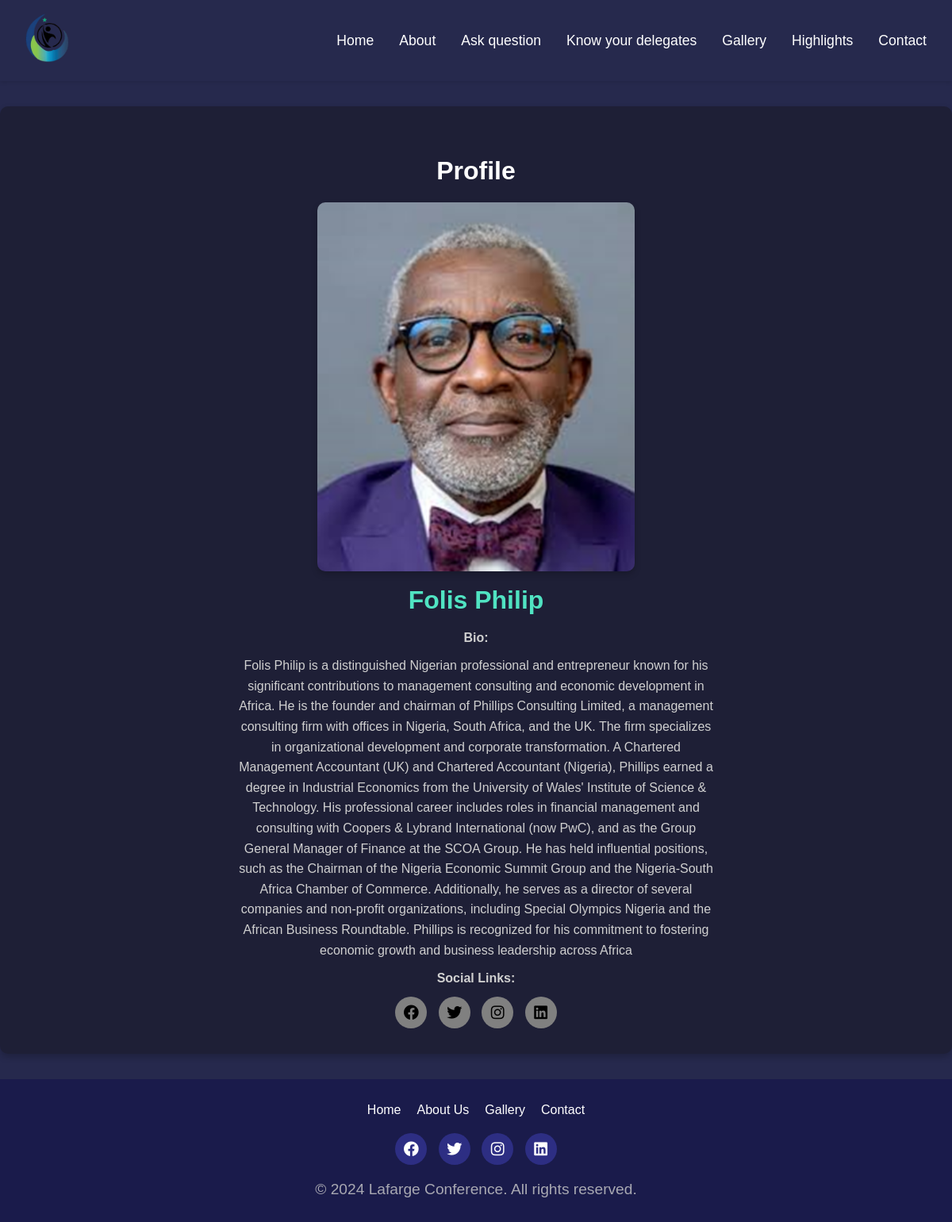
/speaker/2, run on an earlier commit of the app's database.
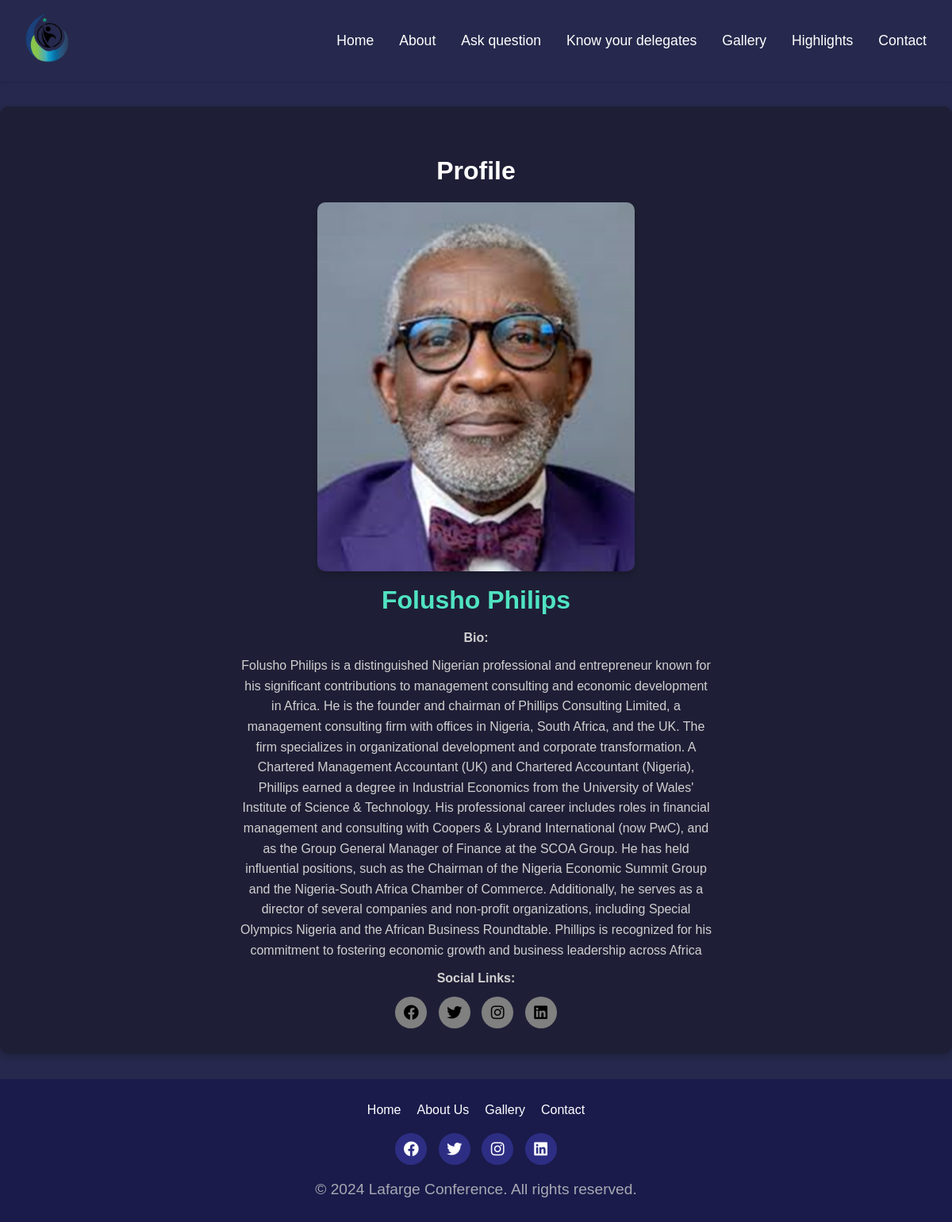
And on a later commit of the database.
### tables this page shows
CREATE TABLE speakers (
            id INTEGER PRIMARY KEY AUTOINCREMENT,
            name TEXT NOT NULL,
            position TEXT NOT NULL,
            bio TEXT NOT NULL,
            image_url TEXT NOT NULL,
            facebook_url TEXT,
            twitter_url TEXT,
            linkedin_url TEXT
        );

### app.py (the view)
@app.route("/speaker/<int:speaker_id>")
def speaker_page(speaker_id):
    speaker = get_speaker_by_id(speaker_id)
    if not speaker:
        return "Speaker not found", 404
    print(speaker)
    return render_template("speaker.html", speaker=speaker)

### app.py (called while the page is built)
def get_speaker_by_id(speaker_id):
    with sqlite3.connect(DATABASE_FILE) as conn:
        cursor = conn.cursor()
        cursor.execute("SELECT * FROM speakers WHERE id = ?", (speaker_id,))
        row = cursor.fetchone()
        if row:
            return {
                "id": row[0],
                "name": row[1],
                "position": row[2],
                "bio": row[3],
                "image_url": row[4],
                "facebook_url": row[5],
                "twitter_url": row[6],
                "linkedin_url": row[7],
            }
    return None

### templates/speaker.html (shortened to what this page needs)
{% extends 'base.html' %}
{% block content %}
<section class="speaker-details">
    <div class="container">
        <h2>Profile</h2>
        <div class="grid-layout">
            <div class="image-container">
                <img src="{{ speaker.image_url }}" alt="{{ speaker.name }}">
            </div>
             <br>
            <div class="details-container">
                <h1>{{ speaker.name }}</h1>
                <p><strong>Bio:</strong></p>
                <p>{{ speaker.bio }}</p>
                <p><strong>Social Links:</strong></p>
                <div class="social-icons">
                    <a href="{{ speaker.facebook_url }}" target="_blank" rel="noopener noreferrer" style="background-color: grey"><i class="fab fa-facebook" style="color: black;"></i></a>
                    <a href="{{ speaker.twitter_url }}" target="_blank" rel="noopener noreferrer"  style="background-color: grey"><i class="fab fa-twitter" style="color: black;"></i></a>
                    <a href="{{ speaker.instagram_url }}" target="_blank" rel="noopener noreferrer"  style="background-color: grey"><i class="fab fa-instagram" style="color: black;"></i></a>
                    <a href="{{ speaker.linkedin_url }}" target="_blank" rel="noopener noreferrer"  style="background-color: grey"><i class="fab fa-linkedin" style="color: black;"></i></a>
                </div>
            </div>
        </div>
    </div>
</section>
{% endblock %}

### templates/base.html (shortened to what this page needs)
<!DOCTYPE html>
<html lang="en">
<head>
    <link rel="stylesheet" href="/static/css/styles.css">
    <link rel="stylesheet" href="https://cdnjs.cloudflare.com/ajax/libs/font-awesome/5.15.4/css/all.min.css" />
</head>
<body>
    <nav class="navbar">
        <div class="container">
            <a href="/" class="logo" id="logo"><img src="/static/images/lafarge-conference-logo - Copy.png" alt=""></a>
            <ul class="nav-links">
                <li><a href="/">Home</a></li>
                <li><a href="/about">About</a></li>
                <li><a href="/ask">Ask question</a></li>
                <li><a href="#">Know your delegates</a></li>
                <li class="dropdown">
                    <a href="#">Gallery</a>
                </li>
                <li><a href="/event-highlights">Highlights</a></li>
                <li><a href="/contact">Contact</a></li>
            </ul>
        </div>
    </nav>
    <main>
        {% block content %}{% endblock %}
    </main>
    <footer class="footer">
        <div class="footer-container">
            <nav>
                <ul class="footer-links">
                    <li><a href="/">Home</a></li>
                    <li><a href="/about">About Us</a></li>
                    <li><a href="/gallery">Gallery</a></li>
                    <li><a href="/contact">Contact</a></li>
                </ul>
            </nav>
            <div class="social-icons">
                <a href="#"><i class="fab fa-facebook"></i></a>
                <a href="#"><i class="fab fa-twitter"></i></a>
                <a href="#"><i class="fab fa-instagram"></i></a>
                <a href="#"><i class="fab fa-linkedin"></i></a>
            </div>
            <div class="footer-credit">
                <p>&copy; 2024 Lafarge Conference. All rights reserved.</p>
            </div>
        </div>
    </footer>
</body>
</html>

### static/css/styles.css (style rules this page uses)
* { margin: 0; padding: 0; box-sizing: border-box; }
body, h2, h3, h4, div { margin: 0; padding: 0; box-sizing: border-box; font-family: "Josefin Sans", sans-serif; }
body { background: #26294d; color: #fff; }
h2, h3, h4 { line-height: 1.2; margin-bottom: 10px; }
body, .container, section { width: 100%; max-width: 100%; margin: 0 auto; }
#logo { width: 8%; }
.navbar { background-color: #26294d; color: #fff; padding: 1rem 2rem; position: relative; box-shadow: 0 2px 5px rgba(0, 0, 0, 0.1); z-index: 100; }
.navbar .container { display: flex; justify-content: space-between; align-items: center; }
.navbar .logo { font-size: 1.8rem; font-weight: bold; color: #22a04e; text-decoration: none; }
.container .logo { width: 15%; }
.navbar .nav-links { list-style: none; display: flex; gap: 2rem; }
.navbar .nav-links li { position: relative; }
.navbar .nav-links a { color: #fff; text-decoration: none; font-size: 1.1rem; transition: color 0.3s ease; }
section { padding: 50px 0; }
h2 { text-align: center; margin-bottom: 20px; color: white; }
.speaker-details { padding: 1rem; text-align: center; }
.speaker-details p { font-size: 0.9rem; color: #777; }
h2 { font-size: 2rem; margin-top: 1rem; }
p { font-size: 1.2rem; margin-bottom: 2rem; color: #777; }
.footer { background-color: #1a1b4b; color: #fff; padding: 20px 0; text-align: center; font-family: Arial, sans-serif; }
.footer-container { max-width: 1200px; margin: 0 auto; }
.footer-links { list-style: none; padding: 0; margin: 10px 0 20px; display: flex; justify-content: center; gap: 20px; }
.footer-links li a { color: #fff; text-decoration: none; font-size: 1rem; transition: color 0.3s ease; }
.social-icons a { display: inline-flex; align-items: center; justify-content: center; width: 40px; height: 40px; margin: 0 5px; background-color: #2d2e83; color: #fff; border-radius: 50%; font-size: 1.2rem; text-decoration: none; transition: background-color 0.3s ease; }
.footer-credit { margin-top: 20px; font-size: 0.9rem; opacity: 0.8; }
h2 { text-align: center; margin-top: 30px; font-size: 2rem; }
p { text-align: center; margin: 10px auto; max-width: 600px; color: #ccc; }
.speaker-details { display: grid; grid-template-columns: repeat(auto-fit, minmax(300px, 1fr)); gap: 2rem; align-items: start; background: #1e1f36; color: #ffffff; padding: 2rem; border-radius: 10px; box-shadow: 0 4px 8px rgba(0, 0, 0, 0.2); margin: 2rem auto; max-width: 1200px; }
.speaker-details .image-container { display: flex; justify-content: center; align-items: center; }
.speaker-details .image-container img { width: 100%; max-width: 400px; border-radius: 10px; box-shadow: 0 4px 8px rgba(0, 0, 0, 0.2); }
.speaker-details h1 { font-size: 2rem; color: #50e3c2; margin-bottom: 1rem; }
.speaker-details p { font-size: 1rem; color: #d0d0d0; line-height: 1.6; }
.logo img { width: 60%; }

What changed in the data, as far as the page shows it:
changed speakers: name "Folis Philip" → "Folusho Philips"; bio "Folis Philip is a distinguished Nigerian…" → "Folusho Philips is a distinguished Nigerian…"
